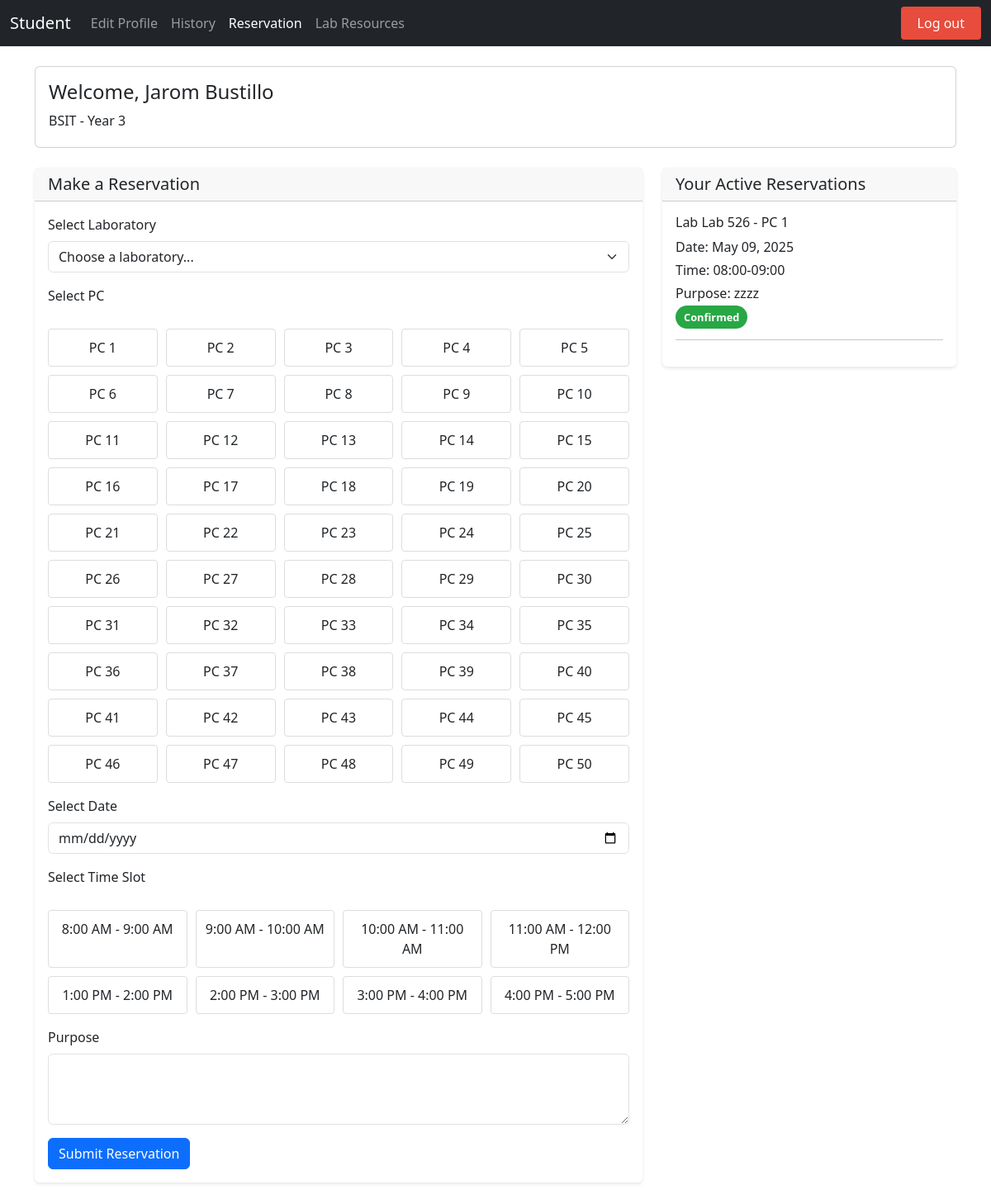
The app's page /reservation.php (signed in) with its own data.
### tables this page shows
CREATE TABLE `user` (
  `IDNO` int(11) NOT NULL,
  `Lastname` varchar(50) NOT NULL,
  `Firstname` varchar(50) NOT NULL,
  `Midname` varchar(50) NOT NULL,
  `course` varchar(50) NOT NULL,
  `year_level` int(11) NOT NULL,
  `username` varchar(50) NOT NULL,
  `password` varchar(255) NOT NULL,
  `profilepic` varchar(255) NOT NULL DEFAULT 'default.png',
  `session_count` int(11) NOT NULL DEFAULT 30
);

CREATE TABLE `reservations` (
  `ID` int(11) NOT NULL,
  `IDNO` int(11) NOT NULL,
  `LABORATORY` varchar(50) NOT NULL,
  `PC_NUMBER` int(11) NOT NULL,
  `DATE` date NOT NULL,
  `TIME_SLOT` varchar(20) NOT NULL,
  `PURPOSE` text NOT NULL,
  `STATUS` enum('pending','confirmed','cancelled') NOT NULL DEFAULT 'pending',
  `CREATED_AT` datetime NOT NULL,
  `UPDATED_AT` datetime DEFAULT current_timestamp() ON UPDATE current_timestamp()
);

### reservation.php (the view, shortened to what this page needs)
<?php
require_once 'connect.php';
$user_sql = "SELECT Firstname, Lastname, Midname, course, year_level FROM user WHERE IDNO = ?";
$user_stmt = $conn->prepare($user_sql);
$user_stmt->bind_param("s", $_SESSION['IDNO']);
$user_stmt->execute();
$user_info = $user_stmt->get_result()->fetch_assoc();
$reservations_sql = "SELECT r.* FROM reservations r
LEFT JOIN sitin_records s
  ON r.IDNO = s.IDNO
  AND r.LABORATORY = s.LABORATORY
  AND r.DATE = DATE(s.TIME_IN)
  AND r.TIME_SLOT = DATE_FORMAT(s.TIME_IN, '%H:%i-%H:%i')
  AND s.TIME_OUT IS NOT NULL
WHERE r.IDNO = ?
  AND r.DATE >= CURDATE()
  AND r.STATUS != 'cancelled'
  AND s.ID IS NULL
ORDER BY r.DATE, r.TIME_SLOT";
$reservations_stmt = $conn->prepare($reservations_sql);
$reservations_stmt->bind_param("s", $_SESSION['IDNO']);
$reservations_stmt->execute();
$reservations = $reservations_stmt->get_result();
?>
<!DOCTYPE html>
<html lang="en">
<head>
    <link href="https://cdn.jsdelivr.net/npm/bootstrap@5.3.3/dist/css/bootstrap.min.css" rel="stylesheet">
    <link rel="stylesheet" href="https://cdnjs.cloudflare.com/ajax/libs/font-awesome/6.0.0/css/all.min.css">
</head>
<body>
    <nav class="navbar navbar-expand-lg navbar-dark bg-dark">
        <div class="container-fluid">
            <a class="navbar-brand" href="dashboard.php">Student</a>
            <div class="collapse navbar-collapse" id="navbarNav">
                <ul class="navbar-nav">
                    <li class="nav-item"><a class="nav-link" href="edit.php">Edit Profile</a></li>
                    <li class="nav-item"><a class="nav-link" href="history.php">History</a></li>
                    <li class="nav-item"><a class="nav-link active" href="reservation.php">Reservation</a></li>
                    <li class="nav-item"><a class="nav-link" href="view_lab_resources.php">Lab Resources</a></li>
                </ul>
                <a href="login.php?logout=true" class="logout-btn ms-auto">Log out</a>
            </div>
        </div>
    </nav>
    <div class="container mt-4">
        <div class="card mb-4">
            <div class="card-body">
                <h4>Welcome, <?php echo htmlspecialchars($user_info['Firstname'] . ' ' . $user_info['Lastname']); ?></h4>
                <p class="mb-1"><?php echo htmlspecialchars($user_info['course'] . ' - Year ' . $user_info['year_level']); ?></p>
            </div>
        </div>
        <div class="row">
            <div class="col-md-8">
                <div class="card reservation-card">
                    <div class="card-header">
                        <h5 class="mb-0">Make a Reservation</h5>
                    </div>
                    <div class="card-body">
                        <form method="POST" action="">
                            <div class="mb-3">
                                <label for="laboratory" class="form-label">Select Laboratory</label>
                                <select class="form-select" id="laboratory" name="laboratory" required>
                                    <option value="">Choose a laboratory...</option>
                                </select>
                            </div>
                            <div class="mb-3">
                                <label class="form-label">Select PC</label>
                                <div class="pc-grid">
                                    <?php for ($i = 1; $i <= 50; $i++): ?>
                                        <div class="pc-item" data-pc="<?php echo $i; ?>">
                                            PC <?php echo $i; ?>
                                        </div>
                                    <?php endfor; ?>
                                </div>
                            </div>
                            <div class="mb-3">
                                <label for="date" class="form-label">Select Date</label>
                                <input type="date" class="form-control" id="date" name="date"
                                       min="<?php echo date('Y-m-d'); ?>" required>
                            </div>
                            <div class="mb-3">
                                <label class="form-label">Select Time Slot</label>
                                <div class="time-slots">
                                    <div class="time-slot" data-time="08:00-09:00">8:00 AM - 9:00 AM</div>
                                    <div class="time-slot" data-time="09:00-10:00">9:00 AM - 10:00 AM</div>
                                    <div class="time-slot" data-time="10:00-11:00">10:00 AM - 11:00 AM</div>
                                    <div class="time-slot" data-time="11:00-12:00">11:00 AM - 12:00 PM</div>
                                    <div class="time-slot" data-time="13:00-14:00">1:00 PM - 2:00 PM</div>
                                    <div class="time-slot" data-time="14:00-15:00">2:00 PM - 3:00 PM</div>
                                    <div class="time-slot" data-time="15:00-16:00">3:00 PM - 4:00 PM</div>
                                    <div class="time-slot" data-time="16:00-17:00">4:00 PM - 5:00 PM</div>
                                </div>
                            </div>
                            <div class="mb-3">
                                <label for="purpose" class="form-label">Purpose</label>
                                <textarea class="form-control" id="purpose" name="purpose" rows="3" required></textarea>
                            </div>
                            <button type="submit" class="btn btn-primary">Submit Reservation</button>
                        </form>
                    </div>
                </div>
            </div>
            <div class="col-md-4">
                <div class="card reservation-card">
                    <div class="card-header">
                        <h5 class="mb-0">Your Active Reservations</h5>
                    </div>
                    <div class="card-body">
                        <?php if ($reservations->num_rows > 0): ?>
                            <?php while ($reservation = $reservations->fetch_assoc()): ?>
                                <div class="reservation-item mb-3">
                                    <h6>Lab <?php echo htmlspecialchars($reservation['LABORATORY']); ?> - PC <?php echo htmlspecialchars($reservation['PC_NUMBER']); ?></h6>
                                    <p class="mb-1">Date: <?php echo date('M d, Y', strtotime($reservation['DATE'])); ?></p>
                                    <p class="mb-1">Time: <?php echo htmlspecialchars($reservation['TIME_SLOT']); ?></p>
                                    <p class="mb-1">Purpose: <?php echo htmlspecialchars($reservation['PURPOSE']); ?></p>
                                    <span class="status-badge status-<?php echo strtolower($reservation['STATUS']); ?>">
                                        <?php echo ucfirst($reservation['STATUS']); ?>
                                    </span>
                                </div>
                                <hr>
                            <?php endwhile; ?>
                        <?php else: ?>
                            <p class="text-center">No active reservations.</p>
                        <?php endif; ?>
                    </div>
                </div>
            </div>
        </div>
    </div>
</body>
</html>

### reservation.php (style rules this page uses)
body { display: flex; min-height: 100vh; flex-direction: column; }
.logout-btn { background-color: #e74c3c; color: white !important; padding: 8px 20px !important; border-radius: 4px; transition: all 0.3s ease; margin-left: 20px; text-decoration: none; }
.pc-grid { display: grid; grid-template-columns: repeat(5, 1fr); gap: 10px; margin-top: 20px; }
.pc-item { padding: 10px; border: 1px solid #ddd; border-radius: 4px; text-align: center; cursor: pointer; transition: all 0.3s ease; }
.time-slots { display: grid; grid-template-columns: repeat(4, 1fr); gap: 10px; margin-top: 20px; }
.time-slot { padding: 10px; border: 1px solid #ddd; border-radius: 4px; text-align: center; cursor: pointer; transition: all 0.3s ease; }
.reservation-card { margin-bottom: 20px; border: none; box-shadow: 0 2px 4px rgba(0,0,0,0.1); }
.status-badge { padding: 5px 10px; border-radius: 15px; font-size: 0.8em; font-weight: bold; }
.status-confirmed { background-color: #28a745; color: white; }

### records on screen
user: Firstname+Lastname "Jarom Bustillo", course+year_level "BSIT - Year 3"
reservations: LABORATORY "Lab 526", PC_NUMBER "1", DATE "May 09, 2025", TIME_SLOT "08:00-09:00", PURPOSE "zzzz", STATUS "Confirmed"
